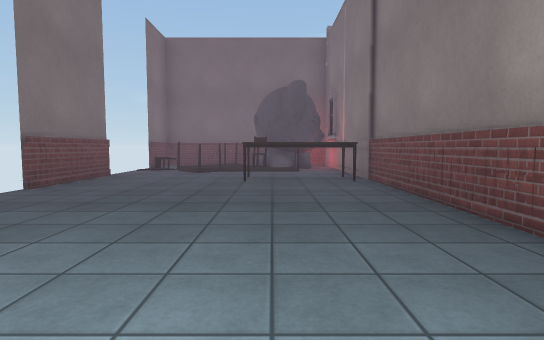
[1] (above)

16 first-person views from a walk through a Unity game level. The camera is 1.2 m above the floor, tilts 4° down and sees 80° across. Doors are open. The floor is counted in squares, 2 m on a side. Each view is taken from the middle of a square. On the plan, view 1 faces up. The plan holds only what a view shows up to about 10 squares ahead; the rest is blank. The place goes on beyond the plan. Some animated figures are not drawn. Some surface patterns are stand-ins.

[2]
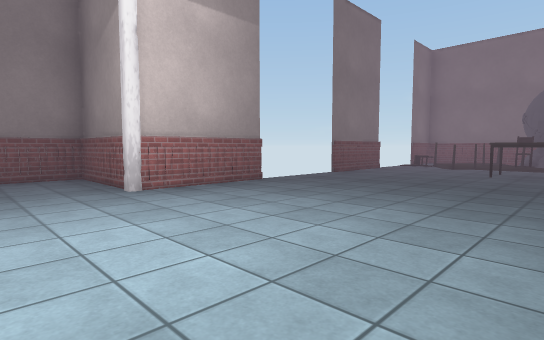

[3]
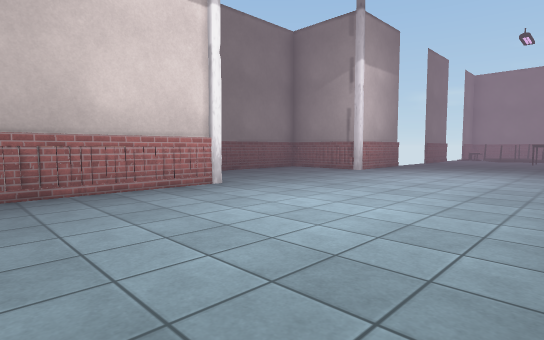

[4]
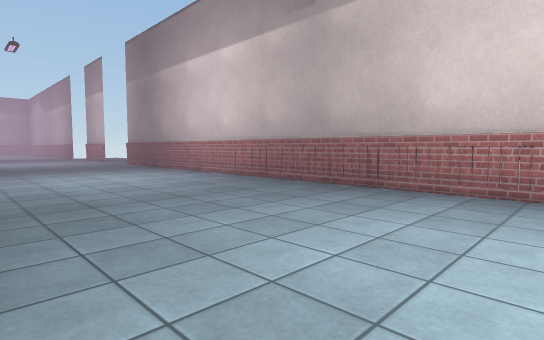

[5]
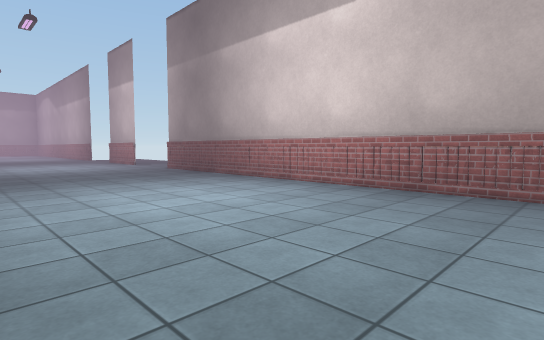

[6]
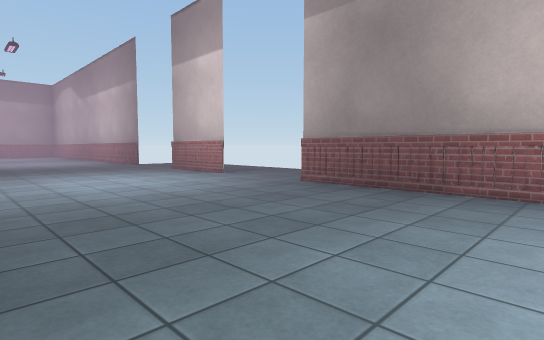

[7]
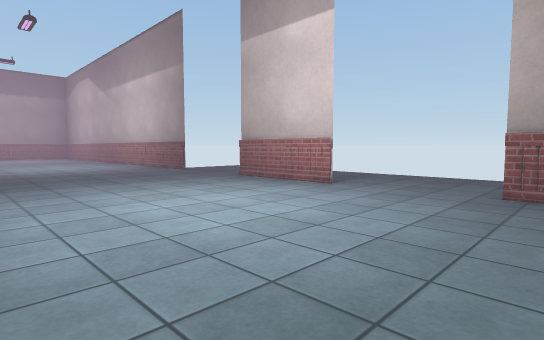

[8]
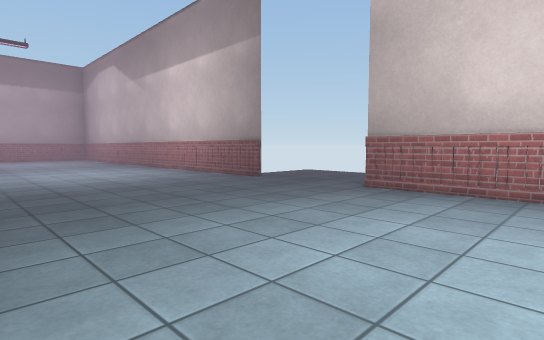

[9]
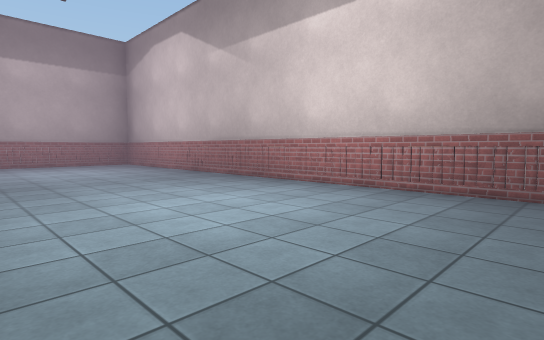

[10]
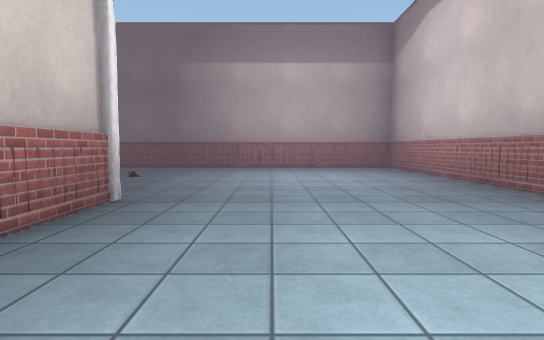

[11]
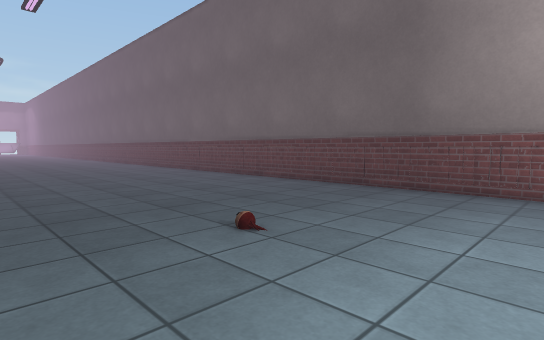

[12]
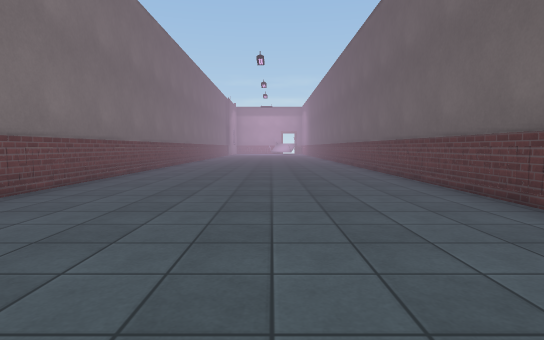

[13]
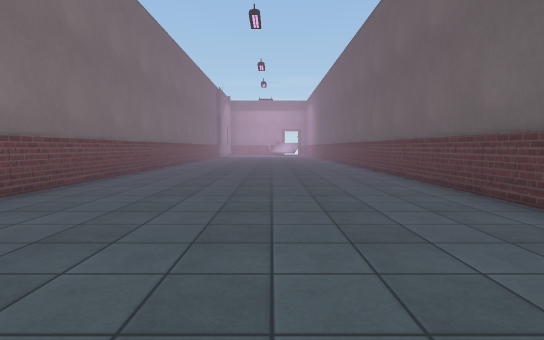

[14]
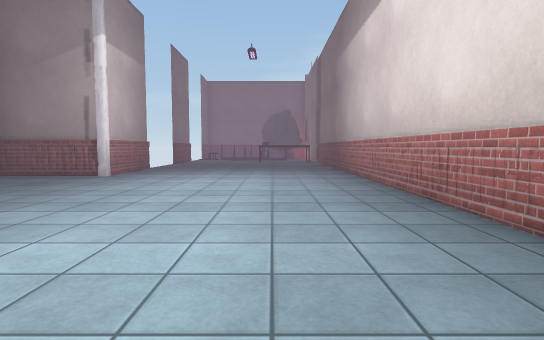

[15]
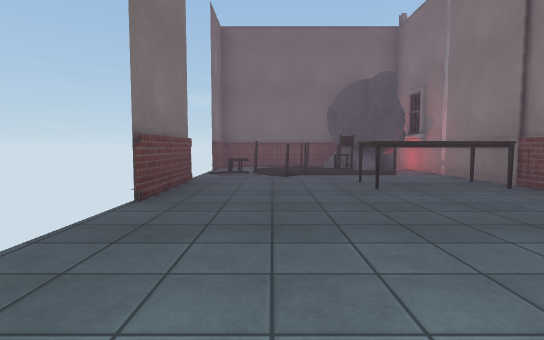

[16]
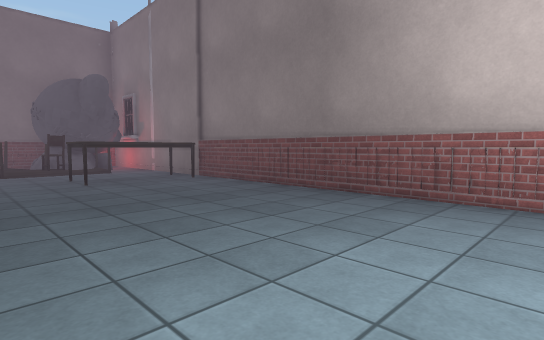

### Floor plan
Points are (right, up) in squares from view 1. A wall is a line through its corners. A room is listed if a view was taken in it or the views show most of it. See-through windows are left out.
Room 1 (views 1, 2, 3, 4, 5, 6, 7, 8, 9, 10, 11, 12, 13, 14, 15, 16)
walls: (-3.5, -19) (-3.5, -21.5); (-3.5, -23.7) (-3.5, -35.6) (19.1, -35.7); (1.7, -28.8) (2.1, -28.5); (1.8, -29.9) (1.8, -28.1); (-3.6, -7.9) (-3.4, -9.5); (-3.6, -6.1) (-3.4, -7.6); (1.8, -4.9) (1.8, 10.5); (1.9, -4.8) (1.7, -3.8); (-3.5, -4.7) (-3.5, -16.7); (1.5, -35.6) (2.8, -35.4); (8.7, -35.8) (9, -35.4); (-3.8, -0.2) (-4.1, -0.6); (-4.7, 0) (-5, -0.4); (1.9, 1.8) (1.7, 3.4); (19, -29.7) (8.8, -29.7); (-3.5, 2.3) (-3.5, -0.2) (-5.9, -0.2) (-5.8, -3); (-3.5, 7) (-3.5, 4.5)
ways out: opening at (-4.5, -20.5); opening at (-3, -22.5)
objects: chair (-3, 8); table (-2, 8); table (0, 6) to (1, 6); chair (0, 8); table (0, 9)

Where each view was taken, in squares from view 1:
view 1: 0 up, 0 right, facing up
view 2: 2 down, 1 right, facing up-left
view 3: 8 down, 1 right, facing up-left
view 4: 5 down, 1 right, facing down-left
view 5: 8 down, 1 right, facing down-left
view 6: 13 down, 1 right, facing down-left
view 7: 16 down, 1 right, facing down-left
view 8: 19 down, 1 right, facing down-left
view 9: 24 down, 1 right, facing down-left
view 10: 26 down, 0 right, facing down
view 11: 31 down, 1 right, facing down-right
view 12: 33 down, 5 right, facing right
view 13: 33 down, 9 right, facing right
view 14: 7 down, 0 right, facing up
view 15: 1 up, 2 left, facing up
view 16: 0 up, 2 left, facing up-right
